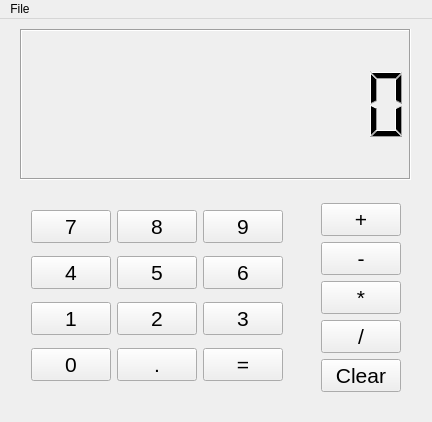
<?xml version="1.0" encoding="UTF-8"?>
<ui version="4.0">
 <class>MainWindow</class>
 <widget class="QMainWindow" name="MainWindow">
  <property name="windowModality">
   <enum>Qt::ApplicationModal</enum>
  </property>
  <property name="geometry">
   <rect>
    <x>0</x>
    <y>0</y>
    <width>432</width>
    <height>422</height>
   </rect>
  </property>
  <property name="sizePolicy">
   <sizepolicy hsizetype="Fixed" vsizetype="Fixed">
    <horstretch>0</horstretch>
    <verstretch>0</verstretch>
   </sizepolicy>
  </property>
  <property name="windowTitle">
   <string>Calculator</string>
  </property>
  <property name="tabShape">
   <enum>QTabWidget::Triangular</enum>
  </property>
  <widget class="QWidget" name="centralWidget">
   <widget class="QLCDNumber" name="numDisplay">
    <property name="geometry">
     <rect>
      <x>20</x>
      <y>10</y>
      <width>391</width>
      <height>151</height>
     </rect>
    </property>
    <property name="sizePolicy">
     <sizepolicy hsizetype="Maximum" vsizetype="Maximum">
      <horstretch>5</horstretch>
      <verstretch>5</verstretch>
     </sizepolicy>
    </property>
    <property name="font">
     <font>
      <pointsize>36</pointsize>
     </font>
    </property>
    <property name="toolTip">
     <string>&lt;html&gt;&lt;head/&gt;&lt;body&gt;&lt;p&gt;Result is displayed here&lt;/p&gt;&lt;/body&gt;&lt;/html&gt;</string>
    </property>
    <property name="autoFillBackground">
     <bool>true</bool>
    </property>
    <property name="frameShape">
     <enum>QFrame::Box</enum>
    </property>
    <property name="frameShadow">
     <enum>QFrame::Sunken</enum>
    </property>
    <property name="smallDecimalPoint">
     <bool>false</bool>
    </property>
    <property name="digitCount">
     <number>10</number>
    </property>
    <property name="segmentStyle">
     <enum>QLCDNumber::Filled</enum>
    </property>
   </widget>
   <widget class="QWidget" name="layoutWidget">
    <property name="geometry">
     <rect>
      <x>20</x>
      <y>170</y>
      <width>392</width>
      <height>218</height>
     </rect>
    </property>
    <layout class="QGridLayout" name="gridLayout">
     <property name="sizeConstraint">
      <enum>QLayout::SetMinimumSize</enum>
     </property>
     <item row="0" column="0">
      <layout class="QVBoxLayout" name="verticalLayout">
       <item>
        <layout class="QHBoxLayout" name="horizontalLayout">
         <item>
          <widget class="QPushButton" name="button_seven">
           <property name="font">
            <font>
             <pointsize>16</pointsize>
            </font>
           </property>
           <property name="text">
            <string>7</string>
           </property>
          </widget>
         </item>
         <item>
          <widget class="QPushButton" name="button_eight">
           <property name="font">
            <font>
             <pointsize>16</pointsize>
            </font>
           </property>
           <property name="text">
            <string>8</string>
           </property>
          </widget>
         </item>
         <item>
          <widget class="QPushButton" name="button_nine">
           <property name="font">
            <font>
             <pointsize>16</pointsize>
            </font>
           </property>
           <property name="text">
            <string>9</string>
           </property>
          </widget>
         </item>
        </layout>
       </item>
       <item>
        <layout class="QHBoxLayout" name="horizontalLayout_2">
         <item>
          <widget class="QPushButton" name="button_four">
           <property name="font">
            <font>
             <pointsize>16</pointsize>
            </font>
           </property>
           <property name="text">
            <string>4</string>
           </property>
          </widget>
         </item>
         <item>
          <widget class="QPushButton" name="button_five">
           <property name="font">
            <font>
             <pointsize>16</pointsize>
            </font>
           </property>
           <property name="text">
            <string>5</string>
           </property>
          </widget>
         </item>
         <item>
          <widget class="QPushButton" name="button_six">
           <property name="font">
            <font>
             <pointsize>16</pointsize>
            </font>
           </property>
           <property name="text">
            <string>6</string>
           </property>
          </widget>
         </item>
        </layout>
       </item>
       <item>
        <layout class="QHBoxLayout" name="horizontalLayout_3">
         <item>
          <widget class="QPushButton" name="button_one">
           <property name="font">
            <font>
             <pointsize>16</pointsize>
            </font>
           </property>
           <property name="text">
            <string>1</string>
           </property>
          </widget>
         </item>
         <item>
          <widget class="QPushButton" name="button_two">
           <property name="font">
            <font>
             <pointsize>16</pointsize>
            </font>
           </property>
           <property name="text">
            <string>2</string>
           </property>
          </widget>
         </item>
         <item>
          <widget class="QPushButton" name="button_three">
           <property name="font">
            <font>
             <pointsize>16</pointsize>
            </font>
           </property>
           <property name="text">
            <string>3</string>
           </property>
          </widget>
         </item>
        </layout>
       </item>
       <item>
        <layout class="QHBoxLayout" name="horizontalLayout_4">
         <item>
          <widget class="QPushButton" name="button_zero">
           <property name="font">
            <font>
             <pointsize>16</pointsize>
            </font>
           </property>
           <property name="text">
            <string>0</string>
           </property>
          </widget>
         </item>
         <item>
          <widget class="QPushButton" name="button_decimal">
           <property name="font">
            <font>
             <pointsize>16</pointsize>
            </font>
           </property>
           <property name="text">
            <string>.</string>
           </property>
          </widget>
         </item>
         <item>
          <widget class="QPushButton" name="button_equal">
           <property name="font">
            <font>
             <pointsize>16</pointsize>
            </font>
           </property>
           <property name="text">
            <string>=</string>
           </property>
          </widget>
         </item>
        </layout>
       </item>
      </layout>
     </item>
     <item row="0" column="1">
      <spacer name="horizontalSpacer">
       <property name="font">
        <font>
         <pointsize>16</pointsize>
        </font>
       </property>
       <property name="orientation">
        <enum>Qt::Horizontal</enum>
       </property>
       <property name="sizeHint" stdset="0">
        <size>
         <width>40</width>
         <height>20</height>
        </size>
       </property>
      </spacer>
     </item>
     <item row="0" column="2">
      <layout class="QVBoxLayout" name="verticalLayout_2">
       <item>
        <widget class="QPushButton" name="button_add">
         <property name="font">
          <font>
           <pointsize>16</pointsize>
          </font>
         </property>
         <property name="text">
          <string>+</string>
         </property>
        </widget>
       </item>
       <item>
        <widget class="QPushButton" name="button_subtract">
         <property name="font">
          <font>
           <pointsize>16</pointsize>
          </font>
         </property>
         <property name="text">
          <string>-</string>
         </property>
        </widget>
       </item>
       <item>
        <widget class="QPushButton" name="button_multiply">
         <property name="font">
          <font>
           <pointsize>16</pointsize>
          </font>
         </property>
         <property name="text">
          <string>*</string>
         </property>
        </widget>
       </item>
       <item>
        <widget class="QPushButton" name="button_divide">
         <property name="font">
          <font>
           <pointsize>16</pointsize>
          </font>
         </property>
         <property name="text">
          <string>/</string>
         </property>
        </widget>
       </item>
       <item>
        <widget class="QPushButton" name="button_clear">
         <property name="font">
          <font>
           <pointsize>16</pointsize>
          </font>
         </property>
         <property name="text">
          <string>Clear</string>
         </property>
        </widget>
       </item>
      </layout>
     </item>
    </layout>
   </widget>
  </widget>
  <widget class="QMenuBar" name="menuBar">
   <property name="geometry">
    <rect>
     <x>0</x>
     <y>0</y>
     <width>432</width>
     <height>23</height>
    </rect>
   </property>
   <widget class="QMenu" name="menuFile">
    <property name="title">
     <string>File</string>
    </property>
    <addaction name="actionExit"/>
   </widget>
   <addaction name="menuFile"/>
  </widget>
  <action name="actionExit">
   <property name="text">
    <string>Exit</string>
   </property>
  </action>
 </widget>
 <layoutdefault spacing="6" margin="11"/>
 <resources/>
 <connections/>
</ui>
